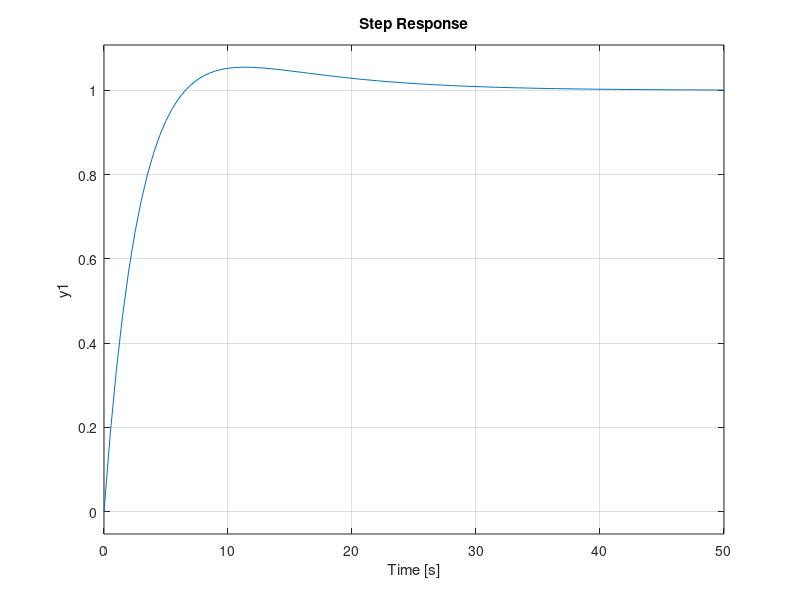

Write the MATLAB code that produced this figure.
s = tf('s');

% Declare the variables
m = 1000;
b = 50;

%% For uncompensated system
% Gs = 1/(m*s+b);
% sys = feedback(Gs, 1);
% step(500*sys);

%% Find the values of Kp and Ki:
Gs = 1/(m*s+b);

cont = 400*(s+0.1)/s;
sys = feedback(Gs*cont, 1);
step(sys);

%Kp = 400 ; Ki = 40

